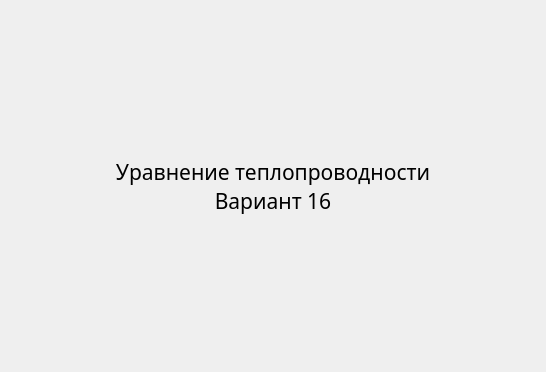
<?xml version="1.0" encoding="UTF-8"?>
<ui version="4.0">
 <class>Teplo</class>
 <widget class="QWidget" name="Teplo">
  <property name="geometry">
   <rect>
    <x>0</x>
    <y>0</y>
    <width>546</width>
    <height>372</height>
   </rect>
  </property>
  <property name="windowTitle">
   <string>Form</string>
  </property>
  <layout class="QVBoxLayout" name="verticalLayout">
   <item>
    <widget class="QLabel" name="title">
     <property name="font">
      <font>
       <family>Cousine for Powerline</family>
       <pointsize>16</pointsize>
       <weight>50</weight>
       <bold>false</bold>
      </font>
     </property>
     <property name="text">
      <string>Уравнение теплопроводности 
Вариант 16</string>
     </property>
     <property name="alignment">
      <set>Qt::AlignCenter</set>
     </property>
    </widget>
   </item>
  </layout>
 </widget>
 <resources/>
 <connections/>
</ui>
